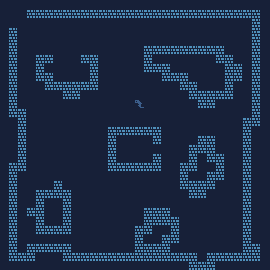

This is a level from a 2D game, rendered from its Tiled map with the project's own tilesets. A one-line summary and the map file follow, with tile-layer data summarised:
An orthogonal 30x30 tile map with 9x9 px tiles, 3 tile layers (Ground, Walls, Enemies), 1 hidden layer not drawn.

<map version="1.5" tiledversion="1.7.2" orientation="orthogonal" renderorder="right-down" width="30" height="30" tilewidth="9" tileheight="9" infinite="0" nextlayerid="5" nextobjectid="1">
 <editorsettings>
  <export target="joshmaptest.json" format="json" />
 </editorsettings>
 <tileset firstgid="1" name="tileset" tilewidth="9" tileheight="9" tilecount="100" columns="10">
  <image source="../img/tileset.png" width="96" height="96" />
 </tileset>
 <layer id="1" name="Ground" width="30" height="30">
  <data>[900 cells, 900 non-empty, 1 distinct tile ids]</data>
 </layer>
 <layer id="2" name="Walls" width="30" height="30">
  <data>[900 cells, 232 non-empty, 1 distinct tile ids]</data>
 </layer>
 <layer id="3" name="Enemies" width="30" height="30">
  <data>[900 cells, 1 non-empty, 1 distinct tile ids]</data>
 </layer>
 <layer id="4" name="Shadow" width="30" height="30" visible="0">
  <data>[900 cells, 900 non-empty, 1 distinct tile ids]</data>
 </layer>
</map>